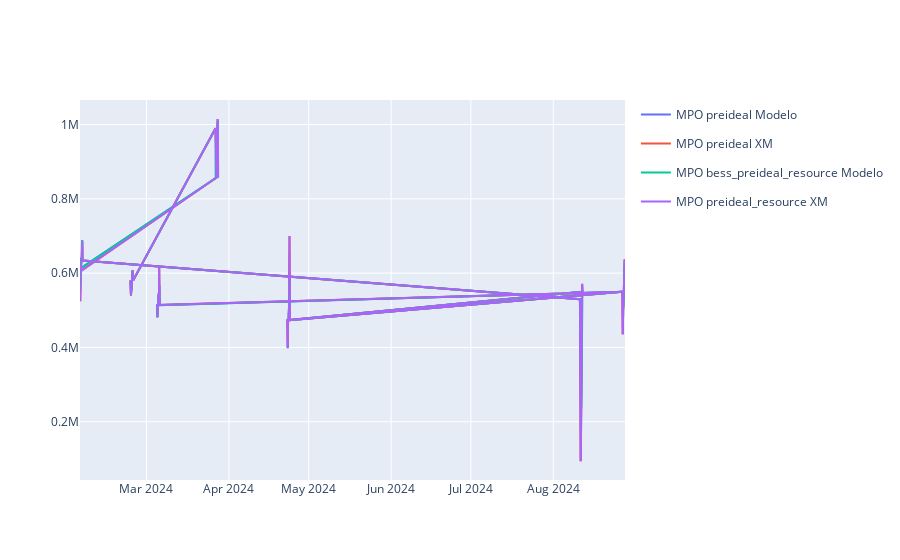

The code cell stored with this chart in its notebook:
### Code cell
fig = px.line(output, x="datetime", y="MPO", color="source", title="MPO")
fig.update_layout(
    xaxis_title="Hora",
    yaxis_title="Precio [COP/MWh]",
    # width=800,
    # height=600,
    # xaxis=dict(
    #     dtick=3_600_000,
    # ),
)
fig_2 = go.Figure()
fig_2.add_traces(
    fig.data
)
fig_2.show()

### Figure 1 — Plotly figure (JSON) as saved in the notebook; plotly's stock layout.template omitted (floating-point values rounded to 4 significant figures; data arrays with more than 128 entries replaced by an {"elided": "..."} marker saying what was removed)
{"data": [{"hovertemplate": "source=MPO preideal Modelo<br>datetime=%{x}<br>MPO=%{y}<extra></extra>", "legendgroup": "MPO preideal Modelo", "line": {"color": "#636efa", "dash": "solid"}, "marker": {"symbol": "circle"}, "mode": "lines", "name": "MPO preideal Modelo", "orientation": "v", "showlegend": true, "type": "scatter", "x": {"elided": "168 str values"}, "xaxis": "x", "y": {"elided": "168 int values"}, "yaxis": "y"}, {"hovertemplate": "source=MPO preideal XM<br>datetime=%{x}<br>MPO=%{y}<extra></extra>", "legendgroup": "MPO preideal XM", "line": {"color": "#EF553B", "dash": "solid"}, "marker": {"symbol": "circle"}, "mode": "lines", "name": "MPO preideal XM", "orientation": "v", "showlegend": true, "type": "scatter", "x": {"elided": "168 str values"}, "xaxis": "x", "y": {"elided": "168 int values"}, "yaxis": "y"}, {"hovertemplate": "source=MPO bess_preideal_resource Modelo<br>datetime=%{x}<br>MPO=%{y}<extra></extra>", "legendgroup": "MPO bess_preideal_resource Modelo", "line": {"color": "#00cc96", "dash": "solid"}, "marker": {"symbol": "circle"}, "mode": "lines", "name": "MPO bess_preideal_resource Modelo", "orientation": "v", "showlegend": true, "type": "scatter", "x": {"elided": "168 str values"}, "xaxis": "x", "y": {"elided": "168 float values"}, "yaxis": "y"}, {"hovertemplate": "source=MPO preideal_resource XM<br>datetime=%{x}<br>MPO=%{y}<extra></extra>", "legendgroup": "MPO preideal_resource XM", "line": {"color": "#ab63fa", "dash": "solid"}, "marker": {"symbol": "circle"}, "mode": "lines", "name": "MPO preideal_resource XM", "orientation": "v", "showlegend": true, "type": "scatter", "x": {"elided": "168 str values"}, "xaxis": "x", "y": {"elided": "168 int values"}, "yaxis": "y"}], "layout": {}}
